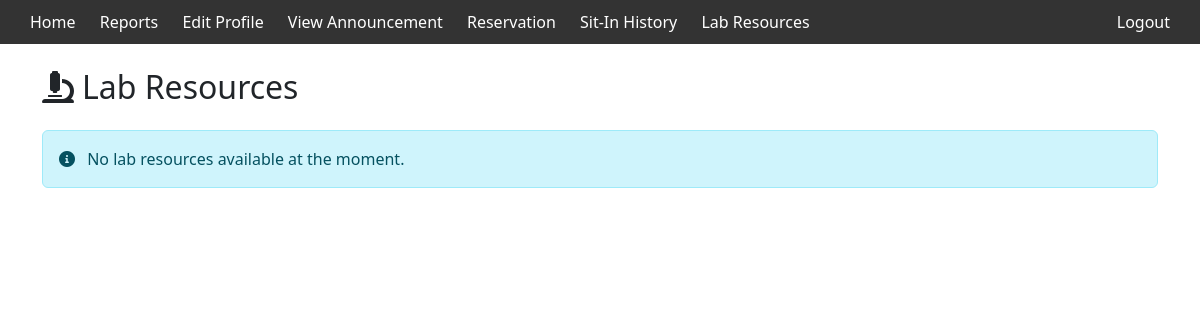
Page /lab_student.php (signed in) on the earlier database version.
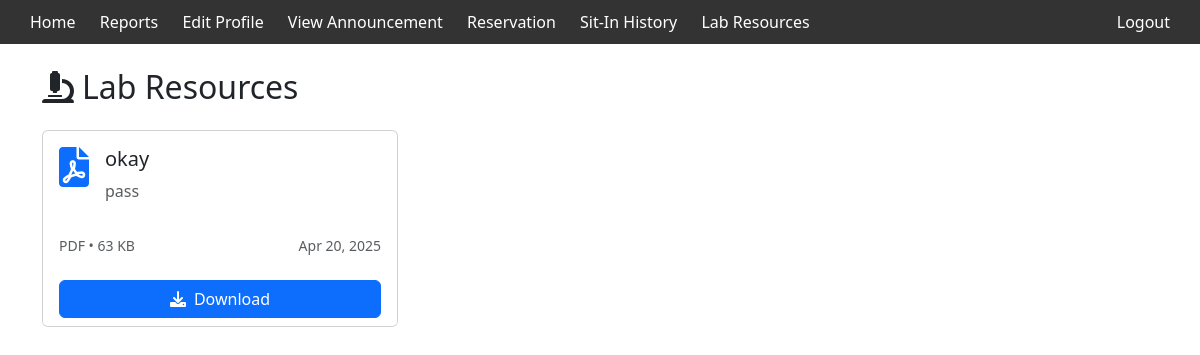
Same page on the later database version.
### tables this page shows
CREATE TABLE `lab_resources` (
  `id` int(11) NOT NULL,
  `title` varchar(255) NOT NULL,
  `description` text DEFAULT NULL,
  `file_name` varchar(255) NOT NULL,
  `file_path` varchar(255) NOT NULL,
  `file_type` varchar(50) NOT NULL,
  `file_size` int(11) NOT NULL,
  `uploaded_by` varchar(50) NOT NULL,
  `is_active` tinyint(1) DEFAULT 1,
  `uploaded_at` timestamp NOT NULL DEFAULT current_timestamp()
);

### lab_student.php (the view, shortened to what this page needs)
<?php
include 'db_connect.php';
$sql = "SELECT * FROM lab_resources WHERE is_active = 1 ORDER BY uploaded_at DESC";
$result = $conn->query($sql);
?>
<!DOCTYPE html>
<html lang="en">
<head>
    <link href="https://cdn.jsdelivr.net/npm/bootstrap@5.3.0/dist/css/bootstrap.min.css" rel="stylesheet">
    <link rel="stylesheet" href="https://cdnjs.cloudflare.com/ajax/libs/font-awesome/6.0.0/css/all.min.css">
</head>
<body>
<div class="header">
    <div>
        <a href="home.php">Home</a>
        <a href="reports.php">Reports</a>
        <a href="editprofile.php">Edit Profile</a>
        <a href="view_announcements.php">View Announcement</a>
        <a href="reservation.php">Reservation</a>
        <a href="sitin.php">Sit-In History</a>
        <a href="lab_student.php">Lab Resources</a>
    </div>
    <div>
        <a href="logout.php">Logout</a>
    </div>
</div>
<div class="container py-4">
    <h2 class="mb-4"><i class="fas fa-microscope me-2"></i>Lab Resources</h2>
    <?php if ($result->num_rows > 0): ?>
        <div class="row g-4">
            <?php while ($resource = $result->fetch_assoc()): ?>
                <div class="col-md-6 col-lg-4">
                    <div class="card resource-card h-100">
                        <div class="card-body">
                            <div class="d-flex align-items-start mb-3">
                                <i class="fas fa-<?=
                                    match(strtolower($resource['file_type'])) {
                                        'pdf' => 'file-pdf',
                                        'doc','docx' => 'file-word',
                                        'ppt','pptx' => 'file-powerpoint',
                                        'xls','xlsx' => 'file-excel',
                                        'jpg','jpeg','png' => 'file-image',
                                        'zip','rar' => 'file-archive',
                                        default => 'file'
                                    }
                                ?> file-icon me-3"></i>
                                <div>
                                    <h5><?= htmlspecialchars($resource['title']) ?></h5>
                                    <?php if ($resource['description']): ?>
                                        <p class="text-muted"><?= htmlspecialchars($resource['description']) ?></p>
                                    <?php endif; ?>
                                </div>
                            </div>
                            <div class="d-flex justify-content-between align-items-center">
                                <small class="text-muted">
                                    <?= strtoupper($resource['file_type']) ?> •
                                    <?= round($resource['file_size'] / 1024) ?> KB
                                </small>
                                <small class="text-muted">
                                    <?= date('M j, Y', strtotime($resource['uploaded_at'])) ?>
                                </small>
                            </div>
                        </div>
                        <div class="card-footer bg-white border-top-0">
                            <a href="<?= htmlspecialchars($resource['file_path']) ?>"
                               class="btn btn-primary w-100"
                               download="<?= htmlspecialchars($resource['file_name']) ?>">
                               <i class="fas fa-download me-2"></i>Download
                            </a>
                        </div>
                    </div>
                </div>
            <?php endwhile; ?>
        </div>
    <?php else: ?>
        <div class="alert alert-info">
            <i class="fas fa-info-circle me-2"></i>
            No lab resources available at the moment.
        </div>
    <?php endif; ?>
</div>
</body>
</html>

### lab_student.php (style rules this page uses)
.resource-card { transition: all 0.3s ease; }
.file-icon { font-size: 2.5rem; color: #0d6efd; }
.header { background-color: #333; color: white; padding: 10px 20px; display: flex; justify-content: space-between; align-items: center; }
.header a { color: white; text-decoration: none; margin: 0 10px; }

Differences in the rows shown:
added lab_resources: title "okay", description "pass", file_type "PDF", $resource['file_size']/1024 "63", uploaded_at "Apr 20, 2025"
Other differences:
text no longer shown: "No lab resources available at the moment."
